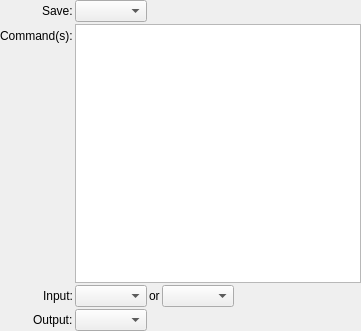
<?xml version="1.0" encoding="UTF-8"?>
<ui version="4.0">
 <class>Command</class>
 <widget class="QWidget" name="Command">
  <property name="geometry">
   <rect>
    <x>0</x>
    <y>0</y>
    <width>361</width>
    <height>331</height>
   </rect>
  </property>
  <property name="windowTitle">
   <string>Form</string>
  </property>
  <layout class="QFormLayout" name="formLayout_2">
   <property name="fieldGrowthPolicy">
    <enum>QFormLayout::AllNonFixedFieldsGrow</enum>
   </property>
   <property name="labelAlignment">
    <set>Qt::AlignRight|Qt::AlignTrailing|Qt::AlignVCenter</set>
   </property>
   <property name="horizontalSpacing">
    <number>2</number>
   </property>
   <property name="verticalSpacing">
    <number>2</number>
   </property>
   <property name="margin">
    <number>0</number>
   </property>
   <item row="0" column="0">
    <widget class="QLabel" name="label">
     <property name="text">
      <string>Save:</string>
     </property>
    </widget>
   </item>
   <item row="0" column="1">
    <layout class="QHBoxLayout" name="horizontalLayout_2">
     <item>
      <widget class="QComboBox" name="comboBoxBeforeRunning"/>
     </item>
     <item>
      <spacer name="horizontalSpacer_2">
       <property name="orientation">
        <enum>Qt::Horizontal</enum>
       </property>
       <property name="sizeHint" stdset="0">
        <size>
         <width>40</width>
         <height>20</height>
        </size>
       </property>
      </spacer>
     </item>
    </layout>
   </item>
   <item row="1" column="0">
    <widget class="QLabel" name="label_2">
     <property name="text">
      <string>Command(s):</string>
     </property>
    </widget>
   </item>
   <item row="1" column="1">
    <widget class="QPlainTextEdit" name="command">
     <property name="sizePolicy">
      <sizepolicy hsizetype="Expanding" vsizetype="Expanding">
       <horstretch>0</horstretch>
       <verstretch>1</verstretch>
      </sizepolicy>
     </property>
    </widget>
   </item>
   <item row="2" column="0">
    <widget class="QLabel" name="label_3">
     <property name="text">
      <string>Input:</string>
     </property>
    </widget>
   </item>
   <item row="2" column="1">
    <layout class="QHBoxLayout" name="horizontalLayout">
     <item>
      <widget class="QComboBox" name="comboBoxInput"/>
     </item>
     <item>
      <widget class="QLabel" name="labelInputOption">
       <property name="text">
        <string>or</string>
       </property>
      </widget>
     </item>
     <item>
      <widget class="QComboBox" name="comboBoxFallbackInput"/>
     </item>
     <item>
      <spacer name="horizontalSpacer">
       <property name="orientation">
        <enum>Qt::Horizontal</enum>
       </property>
       <property name="sizeHint" stdset="0">
        <size>
         <width>40</width>
         <height>20</height>
        </size>
       </property>
      </spacer>
     </item>
    </layout>
   </item>
   <item row="3" column="0">
    <widget class="QLabel" name="label_4">
     <property name="text">
      <string>Output:</string>
     </property>
    </widget>
   </item>
   <item row="3" column="1">
    <layout class="QHBoxLayout" name="horizontalLayout_3">
     <item>
      <widget class="QComboBox" name="comboBoxOutput"/>
     </item>
     <item>
      <spacer name="horizontalSpacer_3">
       <property name="orientation">
        <enum>Qt::Horizontal</enum>
       </property>
       <property name="sizeHint" stdset="0">
        <size>
         <width>40</width>
         <height>20</height>
        </size>
       </property>
      </spacer>
     </item>
    </layout>
   </item>
  </layout>
 </widget>
 <resources/>
 <connections/>
</ui>
